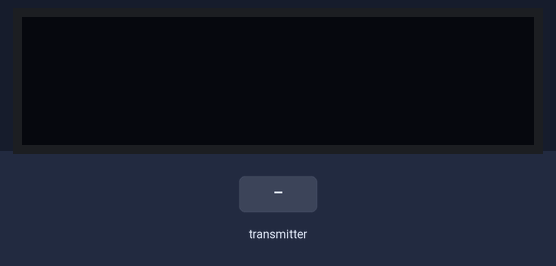
This program was run on a simulated Arduino Pro Mini, built with avr-gcc and run on an emulated ATmega328P. On the bench: 128×32 one-colour display. Inputs (shaded band) come from the test bench. No radio packets arrive unless stated; what the program prints to the serial monitor is not drawn.

Above: at 1.2 s.
1.3 s: the transmitter starts sending got_time = 0
At 1.6 s:
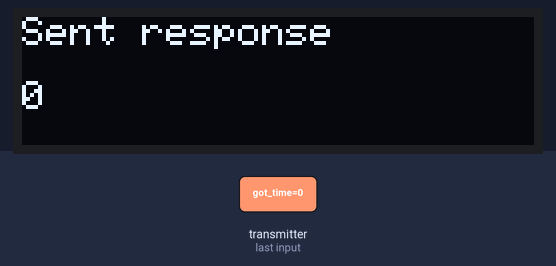
2.8 s: the transmitter starts sending got_time = 256
At 4.0 s:
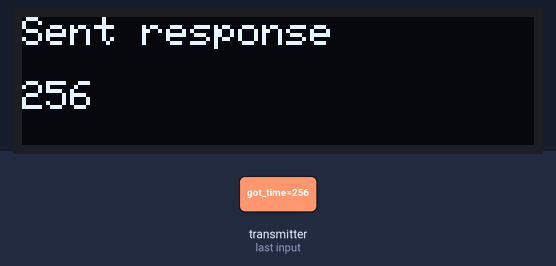
Timing chart, 0 to 5.8 s (numbered marks = the images above; inputs shaded):
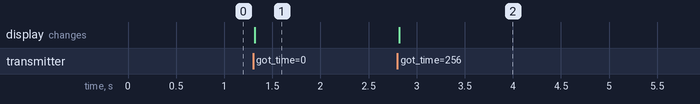

Measured:
- after the input at 1.3 s, the display: changes at once (image 1)
- after the input at 2.8 s, the display: changes at once (image 2)

The program:

main.cpp
```cpp
#include <SPI.h>
#include "RF24.h"

#include <Wire.h>
#include <Adafruit_GFX.h>
#include <Adafruit_SSD1306.h>
#define OLED_WIDTH 128
#define OLED_HEIGHT 32
#define OLED_RESET 4
Adafruit_SSD1306 display(OLED_WIDTH, OLED_HEIGHT, &Wire, OLED_RESET);

/****************** User Config ***************************/
/***      Set this radio as radio number 0 or 1         ***/
bool radioNumber = 0;

/* Hardware configuration: Set up nRF24L01 radio on SPI bus plus pins 7 & 8 */
RF24 radio(7, 8);
/**********************************************************/

byte addresses[][6] = {"1Node", "2Node"};

// Used to control whether this node is sending or receiving
// 1 = PING OUT
// 0 = PONG BACK
bool role = 0;

void setup()
{
  Serial.begin(115200);
  Serial.println(F("RF24/examples/GettingStarted"));
  Serial.println(F("*** PRESS 'T' to begin transmitting to the other node"));

  if (!display.begin(SSD1306_SWITCHCAPVCC, 0x3C))
  { // Address 0x3C for 128x32
    Serial.println(F("SSD1306 allocation failed"));
    for (;;)
      ;
  }
  display.clearDisplay();
  display.setTextSize(1);
  display.setTextColor(SSD1306_WHITE);

  radio.begin();

  // Set the PA Level low to prevent power supply related issues since this is a
  // getting_started sketch, and the likelihood of close proximity of the devices. RF24_PA_MAX is default.
  radio.setPALevel(RF24_PA_LOW);

  // Open a writing and reading pipe on each radio, with opposite addresses
  if (radioNumber)
  {
    radio.openWritingPipe(addresses[1]);
    radio.openReadingPipe(1, addresses[0]);
  }
  else
  {
    radio.openWritingPipe(addresses[0]);
    radio.openReadingPipe(1, addresses[1]);
  }

  // Start the radio listening for data
  radio.startListening();
}

uint32_t clear_at = 0;

void loop()
{
  /****************** Ping Out Role ***************************/
  if (role == 1)
  {

    radio.stopListening(); // First, stop listening so we can talk.

    Serial.println(F("Now sending"));

    unsigned long start_time = micros(); // Take the time, and send it.  This will block until complete
    if (!radio.write(&start_time, sizeof(unsigned long)))
    {
      Serial.println(F("failed"));
    }

    radio.startListening(); // Now, continue listening

    unsigned long started_waiting_at = micros(); // Set up a timeout period, get the current microseconds
    boolean timeout = false;                     // Set up a variable to indicate if a response was received or not

    while (!radio.available())
    { // While nothing is received
      if (micros() - started_waiting_at > 200000)
      { // If waited longer than 200ms, indicate timeout and exit while loop
        timeout = true;
        break;
      }
    }

    if (timeout)
    { // Describe the results
      Serial.println(F("Failed, response timed out."));
    }
    else
    {
      unsigned long got_time; // Grab the response, compare, and send to debugging spew
      radio.read(&got_time, sizeof(unsigned long));
      unsigned long end_time = micros();

      // Spew it
      Serial.print(F("Sent "));
      Serial.print(start_time);
      Serial.print(F(", Got response "));
      Serial.print(got_time);
      Serial.print(F(", Round-trip delay "));
      Serial.print(end_time - start_time);
      Serial.println(F(" microseconds"));
    }

    // Try again 1s later
    delay(1000);
  }

  /****************** Pong Back Role ***************************/

  if (role == 0)
  {
    unsigned long got_time;

    if (radio.available())
    {
      // Variable for the received timestamp
      while (radio.available())
      {                                               // While there is data ready
        radio.read(&got_time, sizeof(unsigned long)); // Get the payload
      }

      radio.stopListening();                         // First, stop listening so we can talk
      radio.write(&got_time, sizeof(unsigned long)); // Send the final one back.
      radio.startListening();                        // Now, resume listening so we catch the next packets.

      Serial.print(F("Sent response "));
      Serial.println(got_time);

      display.clearDisplay();
      display.setCursor(0, 0);
      display.println(F("Sent response "));
      display.println();
      display.println(got_time);
      display.display();
      clear_at = millis() + 3000;
    } else {
      if (millis() > clear_at) {
        display.clearDisplay();
        display.display();
        clear_at += 1000;
      }
    }
  }

  /****************** Change Roles via Serial Commands ***************************/

  if (Serial.available())
  {
    char c = toupper(Serial.read());
    if (c == 'T' && role == 0)
    {
      Serial.println(F("*** CHANGING TO TRANSMIT ROLE -- PRESS 'R' TO SWITCH BACK"));
      role = 1; // Become the primary transmitter (ping out)
    }
    else if (c == 'R' && role == 1)
    {
      Serial.println(F("*** CHANGING TO RECEIVE ROLE -- PRESS 'T' TO SWITCH BACK"));
      role = 0; // Become the primary receiver (pong back)
      radio.startListening();
    }
  }

} // Loop
```
